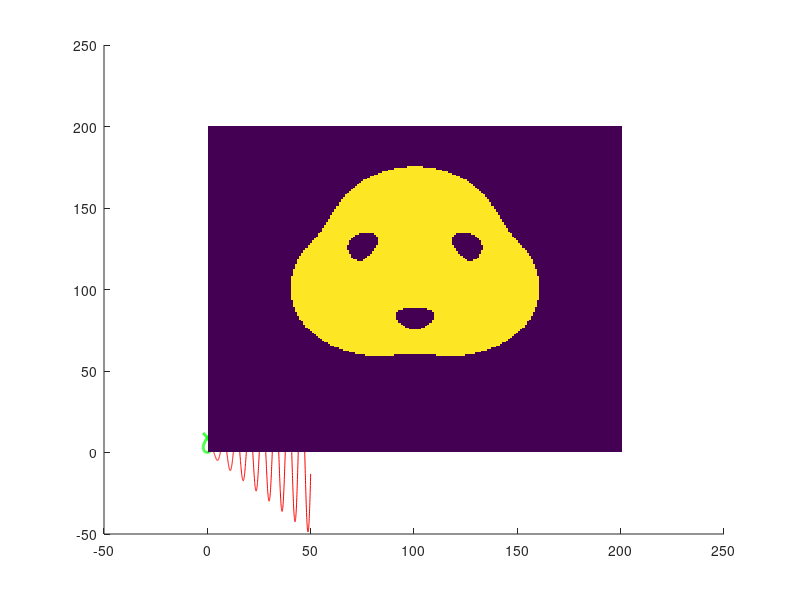

Here is the MATLAB script that generated this plot:
# Keep plots
	hold on

# 1
	s=linspace(0,50,1000);
	plot( s, s.*sin(s), 'r')

# 2
	t=linspace(-2,2,200);
	X=t.*(3-t.^2);
	Y=3*t.^2;
	plot(X, Y, 'g','LineWidth',2)

# 3
	M=zeros(200);
	Z=linspace(-5,5,200);
	for i=1:200
		for j=1:200
			y=Z(i);
			x=Z(j);
			f =((x-1)^2+y^2-4)*((x+1)^2+y^2-4)*(x^2+(y-sqrt(3))^2-4);
			if(f<10)
				M(i,j)=1;
			elseif(f<5)
				M(i,j)=5;
			elseif(f<1)
				M(i,j)=10;
			end
		end
	end
	imagesc(M)
